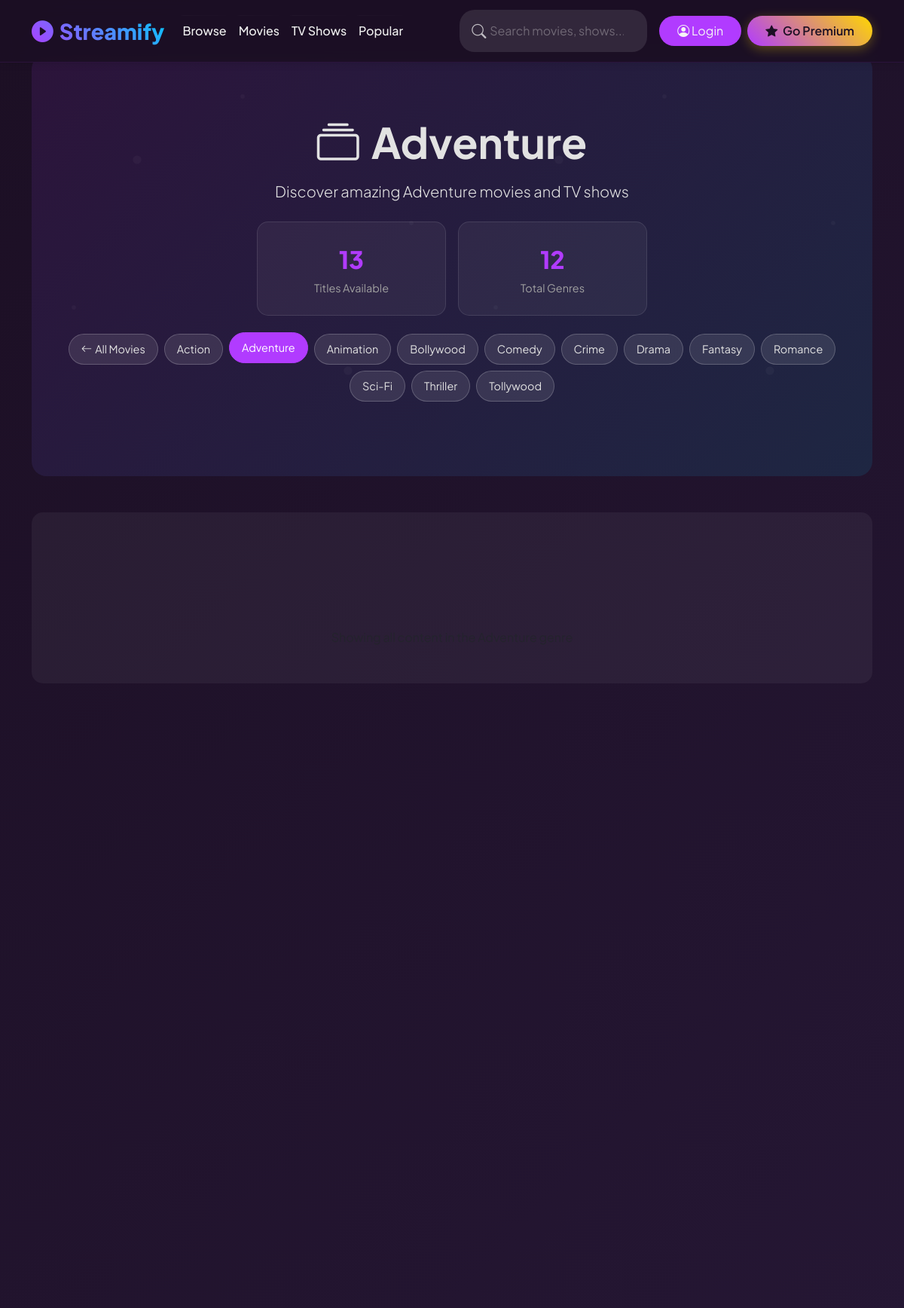
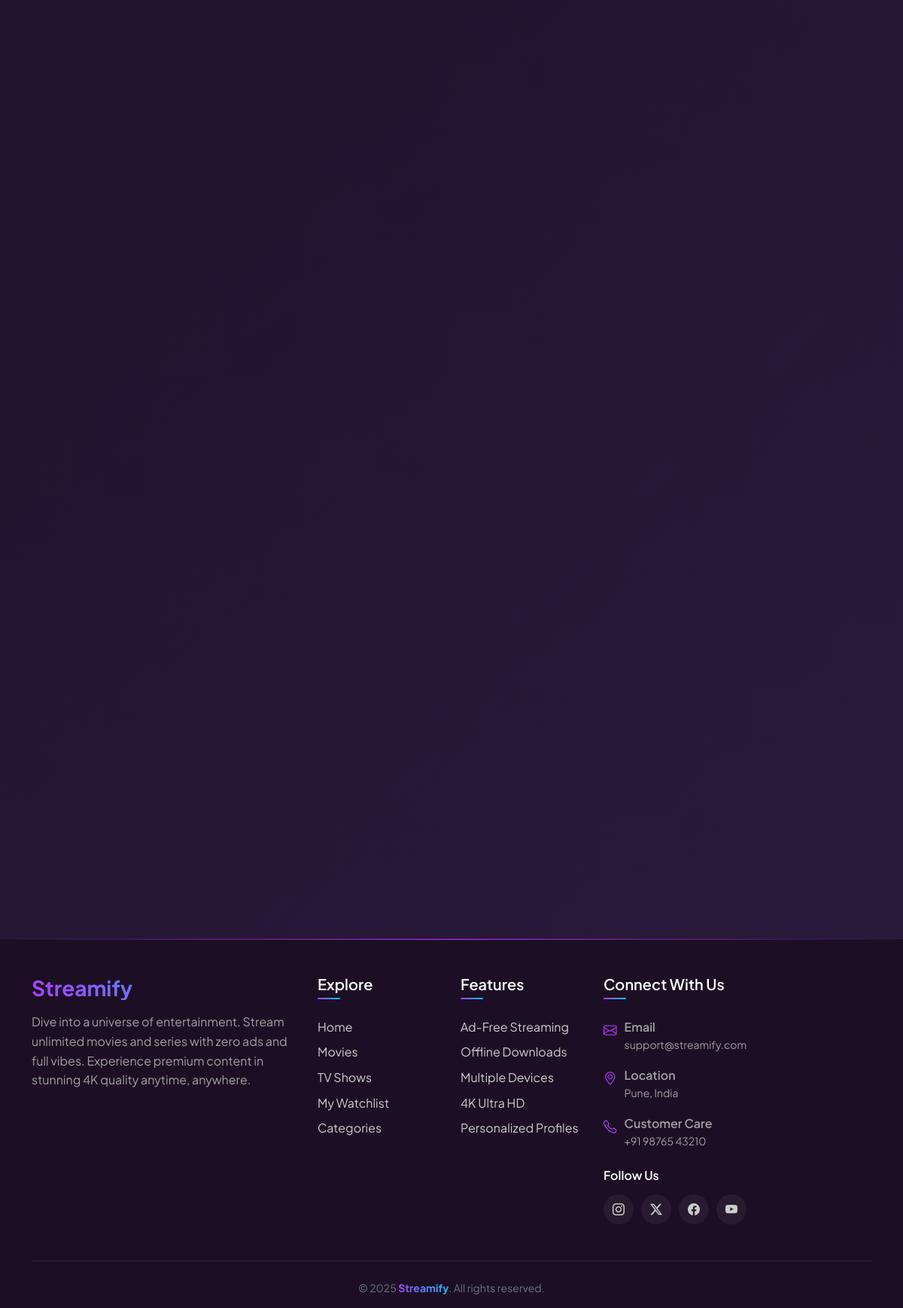
The page /category.php?id=10 on the database its author committed (2 pictures, top to bottom).
### tables this page shows
CREATE TABLE IF NOT EXISTS `categories` (
  `category_id` int(11) NOT NULL AUTO_INCREMENT,
  `name` varchar(50) NOT NULL,
  PRIMARY KEY (`category_id`),
  UNIQUE KEY `name` (`name`)
);

### category.php (the view, shortened to what this page needs)
<?php
require_once "db.php";
$category_id = $_GET['id'] ?? 1;
$category_sql = "SELECT name FROM categories WHERE category_id = ?";
$stmt = $conn->prepare($category_sql);
$stmt->bind_param("i", $category_id);
$stmt->execute();
$category = $stmt->get_result()->fetch_assoc();
$content_sql = "
    SELECT c.content_id, c.title, c.description, CONCAT('admin/', c.thumbnail_url) AS thumbnail_url,
           c.banner_url, c.rating, c.release_year, c.views, c.featured, c.is_premium,
           GROUP_CONCAT(cat.name ORDER BY cat.name SEPARATOR ', ') as categories
    FROM content c
    JOIN content_categories cc ON c.content_id = cc.content_id
    JOIN categories cat ON cc.category_id = cat.category_id
    WHERE cc.category_id = ?
    GROUP BY c.content_id
    ORDER BY c.views DESC";
$stmt = $conn->prepare($content_sql);
$stmt->bind_param("i", $category_id);
$stmt->execute();
$content = $stmt->get_result()->fetch_all(MYSQLI_ASSOC);
$total_content = count($content);
$categories_sql = "SELECT category_id, name FROM categories ORDER BY name";
$categories_result = $conn->query($categories_sql);
$all_categories = $categories_result->fetch_all(MYSQLI_ASSOC);
?>
<!DOCTYPE html>
<html lang="en">
<head>
    <link href="https://cdn.jsdelivr.net/npm/bootstrap@5.3.3/dist/css/bootstrap.min.css" rel="stylesheet">
    <link rel="stylesheet" href="https://cdn.jsdelivr.net/npm/bootstrap-icons@1.11.1/font/bootstrap-icons.css">
    <link rel="stylesheet" href="style.css">
</head>
<body class="pt-5">
    <?php include "header.php"; ?>
    <div class="container mt-4">
        <div class="hero-section">
            <div class="hero-content text-center">
                <h1 class="display-4 fw-bold mb-3">
                    <i class="bi bi-collection me-3"></i><?= htmlspecialchars($category['name']) ?>
                </h1>
                <p class="lead mb-4">Discover amazing <?= htmlspecialchars($category['name']) ?> movies and TV shows</p>
                <div class="row g-3 mb-4 justify-content-center">
                    <div class="col-md-3 col-6">
                        <div class="stats-card">
                            <div class="stats-number"><?= $total_content ?></div>
                            <div class="stats-label">Titles Available</div>
                        </div>
                    </div>
                    <div class="col-md-3 col-6">
                        <div class="stats-card">
                            <div class="stats-number"><?= count($all_categories) ?></div>
                            <div class="stats-label">Total Genres</div>
                        </div>
                    </div>
                </div>
                <div class="genre-filter">
                    <a href="movies.php" class="genre-btn">
                        <i class="bi bi-arrow-left me-1"></i>All Movies
                    </a>
                    <?php foreach ($all_categories as $cat): ?>
                        <a href="category.php?id=<?= $cat['category_id'] ?>"
                           class="genre-btn <?= $category_id == $cat['category_id'] ? 'active' : '' ?>">
                            <?= htmlspecialchars($cat['name']) ?>
                        </a>
                    <?php endforeach; ?>
                </div>
            </div>
        </div>
        <div class="filter-results-header">
            <p class="text-muted">Showing all content in the <?= htmlspecialchars($category['name']) ?> genre</p>
        </div>
        <?php if (empty($content)): ?>
            <div class="no-results">
                <i class="bi bi-film display-1 text-muted mb-3"></i>
                <h3>No Content Found</h3>
                <p class="text-muted">We're adding more <?= htmlspecialchars($category['name']) ?> content soon!</p>
                <a href="movies.php" class="btn btn-streamify mt-3">
                    <i class="bi bi-arrow-left me-1"></i>Back to All Movies
                </a>
            </div>
        <?php else: ?>
            <div class="content-grid">
            </div>
        <?php endif; ?>
    </div>
    <?php include "footer.php"; ?>
</body>
</html>

### style.css (style rules this page uses)
:root { --primary-color: #b13bff; --primary-hover: #9d00ff; --secondary-color: #00ccff; --dark-bg: #1c0f24; --darker-bg: #140a1f; --card-bg: #2a1b3d; --text-light: #f0f0f0; --text-muted: #bbb; --streamify-primary: #b13bff; --streamify-secondary: #00ccff; --streamify-dark: #1c0f24; --streamify-darker: #0a0a0a; --streamify-light: #f8f9fa; --streamify-text: #e2e2e2; --streamify-text-muted: #a0a0a0; --streamify-card-bg: rgba(255, 255, 255, 0.05); --streamify-card-border: rgba(255, 255, 255, 0.1); --primary-gradient: linear-gradient(45deg, var(--primary-color), var(--secondary-color)); --dark-gradient: linear-gradient(135deg, var(--dark-bg) 0%, var(--card-bg) 100%); --hero-gradient: linear-gradient(135deg, rgba(0,0,0,0.85) 0%, rgba(0,0,0,0.75) 100%); --border-radius-sm: 10px; --border-radius: 15px; --border-radius-lg: 20px; --border-radius-xl: 50px; }
* { margin: 0; padding: 0; box-sizing: border-box; }
body { background: var(--dark-gradient); font-family: "Plus Jakarta Sans", sans-serif; color: var(--text-light); padding-top: 70px; min-height: 100vh; line-height: 1.6; }
.hero-section { background: var(--hero-gradient); background-size: cover; background-position: center; background-attachment: fixed; padding: 3rem 0; position: relative; overflow: hidden; min-height: 70vh; display: flex; align-items: center; }
.hero-section::before { content: ''; position: absolute; top: 0; left: 0; width: 100%; height: 100%; background: radial-gradient(circle at 75% 30%, rgba(120, 119, 198, 0.3) 0%, transparent 50%); pointer-events: none; }
.hero-content { position: relative; z-index: 2; }
.genre-filter { display: flex; gap: 0.5rem; flex-wrap: wrap; margin-bottom: 1rem; }
.genre-btn { background: rgba(255, 255, 255, 0.1); border: 1px solid rgba(255, 255, 255, 0.2); color: var(--text-light); padding: 0.5rem 1rem; border-radius: 25px; text-decoration: none; transition: all 0.3s ease; font-size: 0.9rem; }
.genre-btn:hover, .genre-btn.active { background: var(--primary-color); border-color: var(--primary-color); color: white; transform: translateY(-2px); }
.stats-card { background: rgba(255, 255, 255, 0.05); border: 1px solid rgba(255, 255, 255, 0.1); border-radius: var(--border-radius); padding: 1.5rem; text-align: center; transition: all 0.3s ease; }
.stats-number { font-size: 2rem; font-weight: 800; color: var(--primary-color); }
.stats-label { color: var(--text-muted); font-size: 0.9rem; }
html { scroll-behavior: smooth; }

### header.php (style rules this page uses)
:root { --streamify-primary: #b13bff; --streamify-gold: #ffd700; --streamify-premium: linear-gradient(135deg, #b13bff, #ffd700, #00ccff); --streamify-dark: #1c0f24; --streamify-light: #f8f9fa; }

### rows shown on the page
categories: name "Adventure"
categories: name "Action"
categories: name "Animation"
categories: name "Bollywood"
categories: name "Comedy"
categories: name "Crime"
categories: name "Drama"
categories: name "Fantasy"
categories: name "Romance"
categories: name "Sci-Fi"
categories: name "Thriller"
categories: name "Tollywood"

### other values the page prints
$total_content "13"
count($all_categories) "12"
